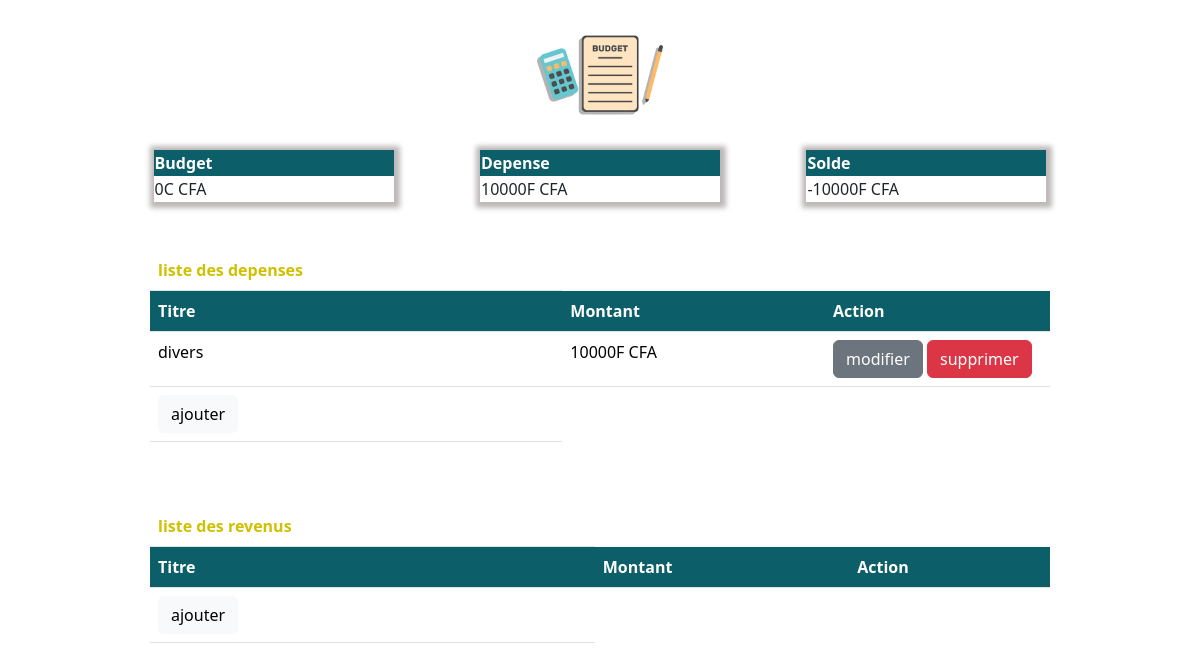
The app's page /, older data.
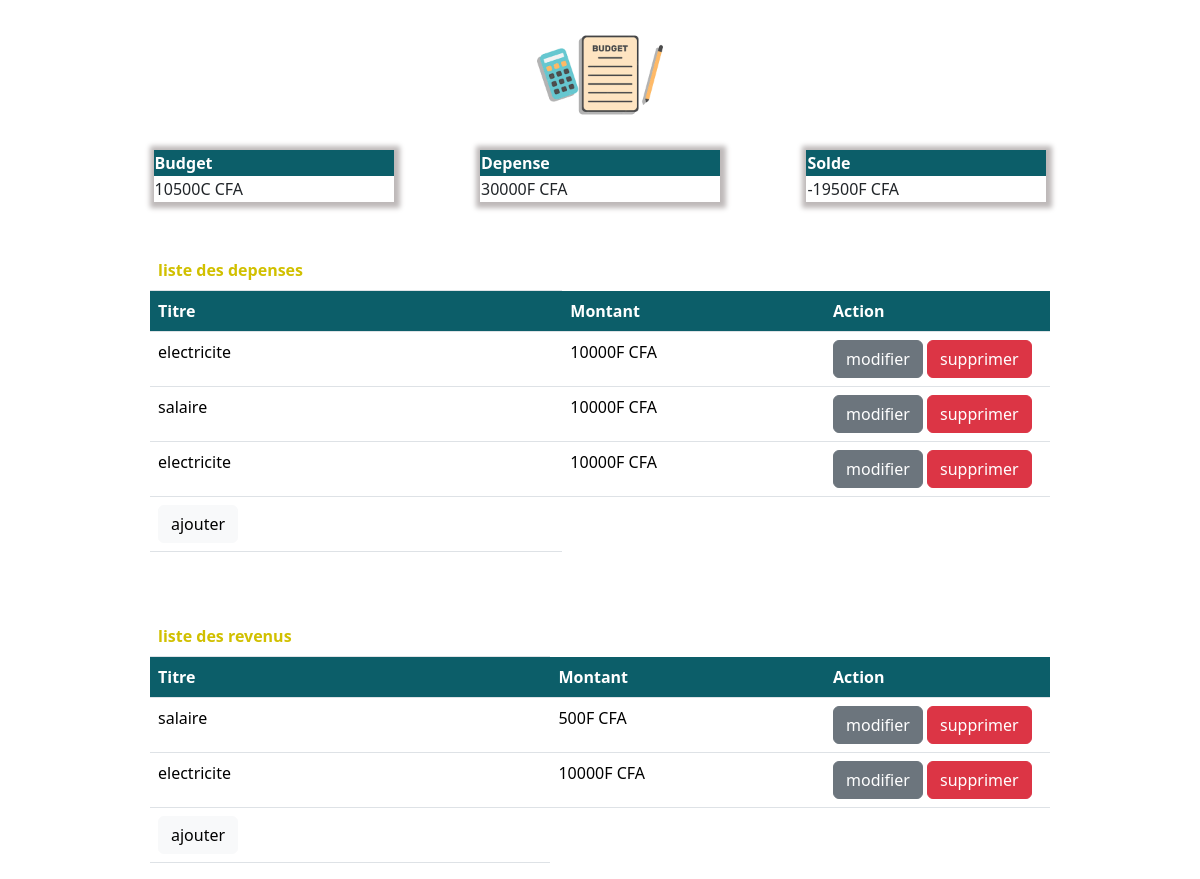
The same page, newer data.
### app.py (models this page shows, shortened)
class Depense (db.Model):
    id = db.Column(db.Integer, primary_key=True)
    titre = db.Column(db.String(100), nullable=False)
    montant = db.Column(db.String(100), nullable=False)

class Revenu (db.Model):
    id = db.Column(db.Integer, primary_key=True)
    titre = db.Column(db.String(100), nullable=False)
    montant = db.Column(db.String(100), nullable=False)

### app.py (the view)
@app.route("/")
def index():
    depense=0
    depense_details=Depense.query.all()
    for depenses in depense_details:
        depense+=int(depenses.montant)
    revenu=0
    revenu_details=Revenu.query.all()
    for revenus in revenu_details:
        revenu+=int(revenus.montant)
    solde= revenu -depense
    return render_template("index.html", depense_details=depense_details, revenu_details=revenu_details, revenu=revenu, depense=depense, solde=solde)

### templates/index.html (shortened to what this page needs)
<!DOCTYPE html>
<html lang="en">
<head>
    <link rel="stylesheet" href="{{url_for('static', filename='/dist/css/bootstrap.css')}}">
    <link rel="stylesheet" href="{{url_for('static',filename='/css/style.css')}}">
</head>
<body >
    {%include("partials/_logo.html")%}
<div class="gap">
    <table  class="tableau">
        <thead>
            <tr >
                <th class="vert"  >Budget</th>
            </tr>
        </thead>
        <tbody >
            <tr >
                <td >{{revenu}}C CFA </td>
            </tr>
        </tbody>
    </table>
    <table  class="tableau">
        <thead>
            <tr>
                <th class="vert" >Depense</th>
            </tr>
        </thead>
        <tbody>
            <tr>
                <td>{{depense}}F CFA </td>
            </tr>
        </tbody>
    </table>
    <table  class="tableau">
        <thead >
            <tr>
                <th class="vert" >Solde</th>
            </tr>
        </thead>
        <tbody>
            <tr>
                <td> {{solde}}F CFA</td>
            </tr>
        </tbody>
    </table>
</div>
<div class="d-flex justify-content-center mt-5" >
    <table class="table  w-75 ">
        <thead>
            <tr><th class="jaune">liste des depenses</th></tr>
            <tr >
                <th class="vert" >Titre</th>
                <th class="vert" >Montant</th>
                <th class="vert" >Action</th>
            </tr>
        </thead>
        <tbody>
        {%    for depense in depense_details%}
            <tr>
            <td>{{depense.titre}}</td>
            <td>{{depense.montant}}F CFA</td>
                <td class="col-3">
                <a class="btn btn-secondary" href="/update_depense/{{depense.id}}">modifier</a>
                <a class="btn btn-danger" href="/delete_depense/{{depense.id}}">supprimer</a>
                </td>
            </tr>
            {% endfor%}
            <tr>
                <td><a class="btn btn-light" href="{{url_for('depense')}}">ajouter</a></td>
            </tr>
        </tbody>
    </table>
</div>
<div class="d-flex justify-content-center mt-5">
    <table class="table  w-75 ">
        <thead>
            <tr><th class="jaune">liste des revenus</th></tr>
            <tr >
                <th class="vert" >Titre</th>
                <th class="vert" >Montant</th>
                <th class="vert"  >Action</th>
            </tr>
        </thead>
        <tbody>
            {% for revenu in revenu_details%}
            <tr>
            <td>{{revenu.titre}}</td>
                <td>{{revenu.montant}}F CFA</td>
                <td class="col-3" >
                <a class="btn btn-secondary" href="/update_revenu/{{revenu.id}}">modifier</a>
                <a class="btn btn-danger" href="/delete_revenu/{{revenu.id}}">supprimer</a>
                </td>
            </tr>
            <tr>
            {% endfor%}
                <td><a class="btn btn-light" href="/revenu">ajouter</a></td>
            </tr>
        </tbody>
    </table>
</div>
</body>
</html>

### templates/partials/_logo.html
    {% block content%}
    <div class="form">
        <img  src="{{url_for('static', filename='logo.png')}}" alt="" width="150px">
    </div>
    {% endblock %}

### static/css/style.css (style rules this page uses)
.vert { background-color: #0C5E69 !important; color:white !important; }
.jaune { color:#D1C000 !important; text-wrap:nowrap !important; }
.tableau { width: 25%; box-shadow: 1px 1px 5px 5px rgb(190, 185, 185); }
.gap { display: flex; gap: 9%; margin-left: 10%; margin-right: 10%; justify-content: center; }
.form { display: flex; justify-content: center; }

Row changes from the older to the newer data that the page shows:
removed Depense: titre "divers", montant "10000"
added Depense: titre "electricite", montant "10000"
added Depense: titre "salaire", montant "10000"
added Depense: titre "electricite", montant "10000"
added Revenu: titre "salaire", montant "500"
added Revenu: titre "electricite", montant "10000"
Text that changed along with them:
{{ revenu }}: "0" → "10500"
{{ depense }}: "10000" → "30000"
{{ solde }}: "-10000" → "-19500"
